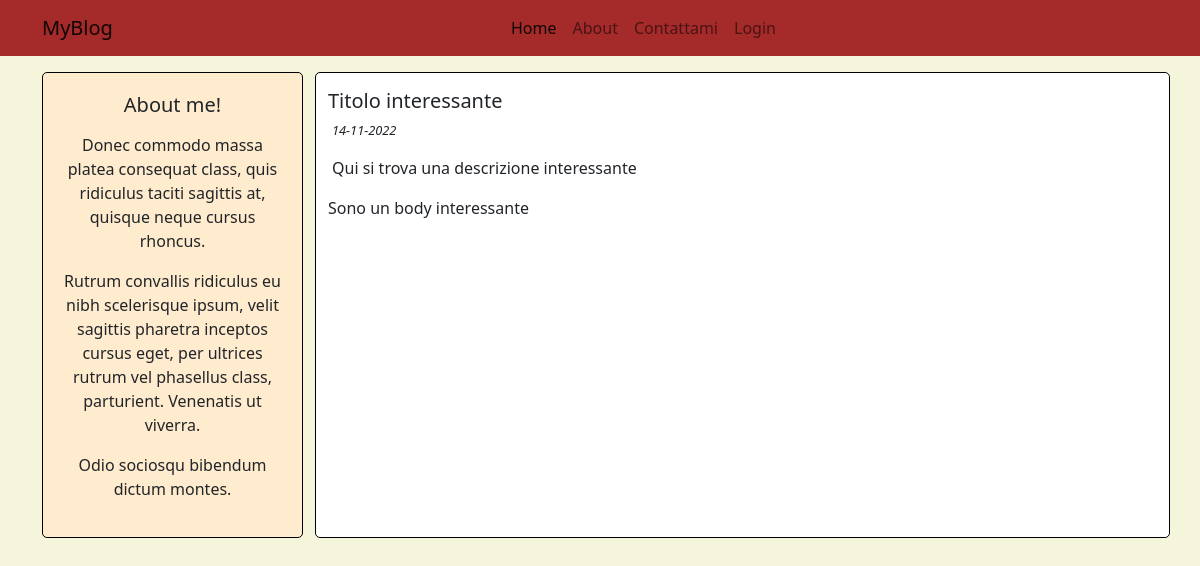
/posts/3, run on an earlier commit of the app's database.
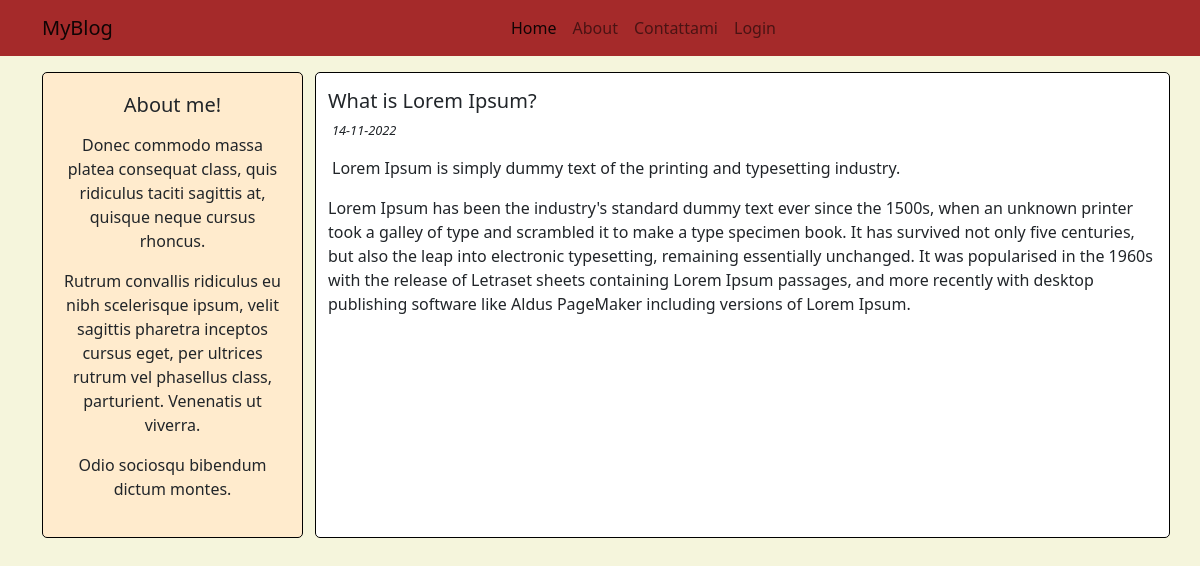
And on a later commit of the database.
### myblog/models.py (models this page shows, shortened)
class Post(db.Model):
    id = db.Column(db.Integer, primary_key=True)
    user_id = db.Column(db.Integer, db.ForeignKey('user.id'), nullable=False)
    created_at = db.Column(db.DateTime, default=datetime.now)
    title = db.Column(db.String(120), nullable=False)
    description = db.Column(db.String(250))
    body = db.Column(db.Text(), nullable=False)

### myblog/routes.py (the view)
@app.route("/posts/<int:post_id>")
def post_detail(post_id):
    mypost = Post.query.get_or_404(post_id)
    return render_template('post_detail.html',post=mypost)

### myblog/templates/post_detail.html (shortened to what this page needs)
{% extends 'base.html' %}
{% block content %}
<div class="container mt-3">
    <div class="row">
        <div class="col-md-9 order-md-2 detail-post">
            <h5 class="mt-3">{{ post.title }}</h5>
            <p class="mx-1 p-small custom-date">{{ post.created_at.strftime('%d-%m-%Y') }}</p>
            {% if post.description %}
            <p class="mx-1">{{ post.description }}</p>
            {% endif %}
            <p>{{ post.body }}</p>
        </div>
        <div class="col-md-3 order-md-1">
            {% include 'snippet_about.html' %}
        </div>
    </div>
</div>
{% endblock %}

What changed in the data, as far as the page shows it:
changed Post: title "Titolo interessante" → "What is Lorem Ipsum?"; description "Qui si trova una descrizione interessante" → "Lorem Ipsum is simply dummy text of the printing and typesetting industry."; body "Sono un body interessante" → "Lorem Ipsum has been the industry's standard dummy text ever since the 1500s, when an unknown printer took a galley of type and scrambled it to make a type specimen book. It has survived not only five centuries, but also the leap into electronic typesetting, remaining essentially unchanged. It was popularised in the 1960s with the release of Letraset sheets containing Lorem Ipsum passages, and more recently with desktop publishing software like Aldus PageMaker including versions of Lorem Ipsum."
